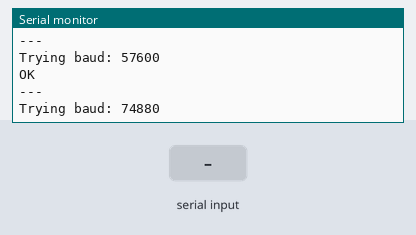
The sketch below on a simulated Arduino Nano, built with avr-gcc and run on an emulated ATmega328P. Parts: the last lines printed to the serial monitor. The inputs (shaded band) are chosen by the test bench. The modem accepts every AT command (registered, SIM ready, sends succeed) and sends nothing else.

Above: at 2.5 s.
2.6 s: "1" received over the second serial link
At 3.02 s:
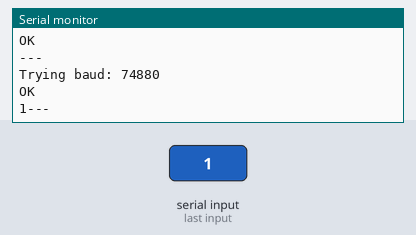
4.1 s: "0" received over the second serial link
At 4.8 s:
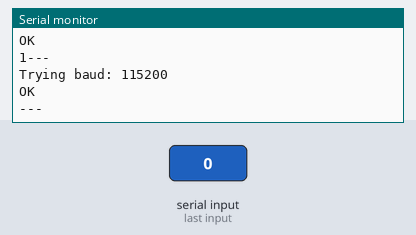
5.6 s: "2" received over the second serial link
Timing chart, 0 to 8.6 s (numbered marks = the images above; inputs shaded):
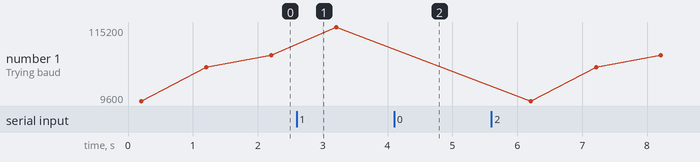

Measured:
- after the input at 2.6 s, the serial monitor: prints a new line after 0.11 s (image 1)

The sketch:

ESP01_AT_BaudScan_Test.ino
```cpp
/*
  ESP01_AT_BaudScan_Test.ino
  Phase 1 — Component Verification

  Used to diagnose an ESP-01 that isn't responding to AT commands —
  scans a few common baud rates and prints any response (even
  garbage), which helps tell a baud mismatch apart from a module
  that needs its firmware reflashed.

  In this project, the ESP-01 in use was reused from an older
  project and had custom (non-AT) firmware on it — it needed to be
  reflashed with a normal Arduino sketch instead (see
  ESP01_WiFi_Test.ino / ESP01_Firebase_Test.ino, which are uploaded
  directly to the ESP-01 itself, not run as an AT-command client).

  Wiring (via ESP-01 adapter, e.g. HW-580):
    Adapter TX -> Nano D2
    Adapter RX -> Nano D3
    Adapter VCC -> 5V, GND -> GND
*/

#include <SoftwareSerial.h>
SoftwareSerial esp(2, 3); // RX, TX

long bauds[] = {9600, 57600, 74880, 115200};

void setup() {
  Serial.begin(9600);
  Serial.println("Starting baud scan...");
}

void loop() {
  for (int i = 0; i < 4; i++) {
    esp.begin(bauds[i]);
    delay(200);
    Serial.print("Trying baud: ");
    Serial.println(bauds[i]);
    esp.println("AT");
    delay(500);

    while (esp.available()) {
      Serial.write(esp.read());
    }
    Serial.println("---");
    esp.end();
    delay(300);
  }
  delay(2000);
}
```
